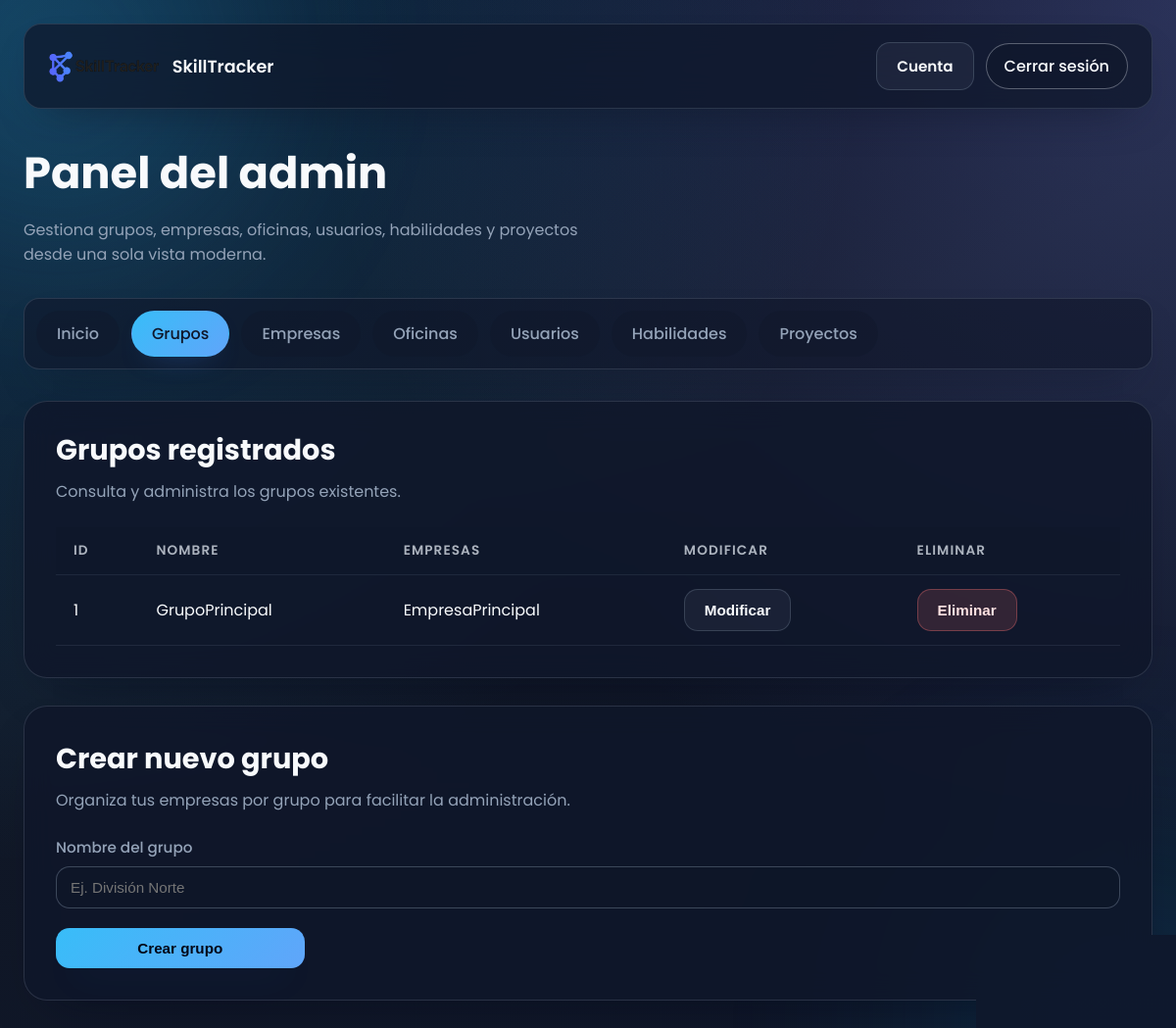
The app's page /dashboard_admin.php?tab=grupos (signed in) with its own data.
### tables this page shows
CREATE TABLE grupos (
  id INT AUTO_INCREMENT PRIMARY KEY,
  nombre VARCHAR(255) NOT NULL UNIQUE
);

### Web/dashboard_admin.php (the view, shortened to what this page needs)
<?php
require_once 'db.php';
$grupos = $pdo->query(
  "SELECT g.*, GROUP_CONCAT(e.nombre ORDER BY e.id ASC SEPARATOR ', ') AS empresas
   FROM grupos g
   LEFT JOIN empresas e ON e.grupo_id = g.id
   GROUP BY g.id
   ORDER BY g.id ASC"
)->fetchAll();
$empresas = $pdo->query(
  "SELECT empresas.*, grupos.nombre AS grupo_nombre
   FROM empresas
   LEFT JOIN grupos ON empresas.grupo_id = grupos.id
   ORDER BY empresas.id ASC"
)->fetchAll();
$oficinas = $pdo->query(
  "SELECT o.id, o.nombre, o.ciudad, e.nombre AS empresa_nombre
   FROM oficinas o
   JOIN empresas e ON o.empresa_id = e.id
   ORDER BY o.id ASC"
)->fetchAll();
$usuarios = $pdo->query("
  SELECT u.*, e.nombre AS empresa, o.nombre AS oficina, o.ciudad AS oficina_ciudad, g.nombre AS grupo
  FROM usuarios u
  LEFT JOIN empresas e ON u.empresa_id = e.id
  LEFT JOIN oficinas o ON u.oficina_id = o.id
  LEFT JOIN grupos g ON e.grupo_id = g.id
ORDER BY id ASC")->fetchAll();
$habilidades = $pdo->query("SELECT * FROM habilidades ORDER BY id ASC")->fetchAll();
$tab = $_GET['tab'] ?? 'inicio';
?>
<!DOCTYPE html>
<html lang="es">
<head>
  <link rel="stylesheet" href="/css/dashboard.css">
</head>
<body class="dashboard-body">
  <div class="top-bar">
    <div class="top-bar-brand">
      <img src="/images/SkillTrackerLogo.png" alt="Logo SkillTracker">
      <span>SkillTracker</span>
    </div>
    <div class="top-bar-actions">
      <a href="cuenta.php" class="ghost-button">Cuenta</a>
      <a href="logout.php" class="logout-button">Cerrar sesión</a>
    </div>
  </div>
  <main class="main-content">
    <header class="page-header">
      <h1>Panel del admin</h1>
      <p>Gestiona grupos, empresas, oficinas, usuarios, habilidades y proyectos desde una sola vista moderna.</p>
    </header>
    <nav class="tabs" aria-label="Secciones del panel">
      <a href="?tab=inicio" class="tab-link <?= $tab === 'inicio' ? 'active' : '' ?>">Inicio</a>
      <a href="?tab=grupos" class="tab-link <?= $tab === 'grupos' ? 'active' : '' ?>">Grupos</a>
      <a href="?tab=empresas" class="tab-link <?= $tab === 'empresas' ? 'active' : '' ?>">Empresas</a>
      <a href="?tab=oficinas" class="tab-link <?= $tab === 'oficinas' ? 'active' : '' ?>">Oficinas</a>
      <a href="?tab=usuarios" class="tab-link <?= $tab === 'usuarios' ? 'active' : '' ?>">Usuarios</a>
      <a href="?tab=habilidades" class="tab-link <?= $tab === 'habilidades' ? 'active' : '' ?>">Habilidades</a>
      <a href="?tab=proyectos" class="tab-link <?= $tab === 'proyectos' ? 'active' : '' ?>">Proyectos</a>
    </nav>
    <div class="tab-content">
      <?php if ($tab === 'inicio'): ?>
        <section class="panel-section">
          <div class="card table-card">
            <div class="section-heading">
              <h2>Resumen general</h2>
              <p>Consulta la cantidad de registros en cada módulo principal.</p>
            </div>
            <div class="table-wrapper">
              <table class="data-table">
                <thead>
                  <tr>
                    <th>Entidad</th>
                    <th>Total registrados</th>
                  </tr>
                </thead>
                <tbody>
                  <tr>
                    <td>Grupos</td>
                    <td><?= count($grupos) ?></td>
                  </tr>
                  <tr>
                    <td>Empresas</td>
                    <td><?= count($empresas) ?></td>
                  </tr>
                  <tr>
                    <td>Oficinas</td>
                    <td><?= count($oficinas) ?></td>
                  </tr>
                  <tr>
                    <td>Usuarios</td>
                    <td><?= count($usuarios) ?></td>
                  </tr>
                  <tr>
                    <td>Habilidades</td>
                    <td><?= count($habilidades) ?></td>
                  </tr>
                </tbody>
              </table>
            </div>
          </div>
        </section>
      <?php elseif ($tab === 'grupos'): ?>
        <section class="panel-section">
          <div class="card table-card">
            <div class="section-heading">
              <h2>Grupos registrados</h2>
              <p>Consulta y administra los grupos existentes.</p>
            </div>
            <div class="table-wrapper">
              <table class="data-table">
                <thead>
                  <tr><th>ID</th><th>Nombre</th><th>Empresas</th><th>Modificar</th><th>Eliminar</th></tr>
                </thead>
                <tbody>
                  <?php foreach ($grupos as $g): ?>
                    <tr>
                      <td><?= htmlspecialchars($g['id']) ?></td>
                      <td><?= htmlspecialchars($g['nombre']) ?></td>
                      <td><?= htmlspecialchars($g['empresas']) ?></td>
                      <td>
                        <form method="GET" action="dashboard_admin.php" class="inline-form">
                          <button type="submit" class="ghost-button">Modificar</button>
                        </form>
                      </td>
                      <td>
                        <form action="grupos.php" method="POST" class="inline-form" onsubmit="return confirm('¿Borrar grupo?');">
                          <button type="submit" class="danger-button">Eliminar</button>
                        </form>
                      </td>
                    </tr>
                  <?php endforeach; ?>
                </tbody>
              </table>
            </div>
          </div>
        </section>
        <section class="panel-section">
          <div class="card form-card">
            <div class="section-heading">
              <h2>Crear nuevo grupo</h2>
              <p>Organiza tus empresas por grupo para facilitar la administración.</p>
            </div>
            <form action="grupos.php" method="POST" class="form-grid">
              <div class="form-field full-width">
                <label for="nombre_grupo">Nombre del grupo</label>
                <input type="text" id="nombre_grupo" name="nombre_grupo" required placeholder="Ej. División Norte">
              </div>
              <button type="submit" class="primary-button">Crear grupo</button>
            </form>
          </div>
        </section>
      <?php elseif ($tab === 'proyectos'): ?>
        <?php if (isset($_GET['edit_proyecto_id'])):
              $stmt = $pdo->prepare("SELECT * FROM proyectos WHERE id = ?");
              $stmt->execute([(int)$_GET['edit_proyecto_id']]);
              $proyectoEditar = $stmt->fetch();
              if ($proyectoEditar):
                $stmtParticipantes = $pdo->prepare("SELECT usuario_id FROM proyecto_usuario WHERE proyecto_id = ?");
                $stmtParticipantes->execute([$proyectoEditar['id']]);
                $participantesSeleccionados = array_column($stmtParticipantes->fetchAll(), 'usuario_id');
        ?>
          <section class="panel-section">
            <div class="card form-card">
              <div class="section-heading">
                <h3>Editar proyecto</h3>
                <p>Actualiza la información y los participantes del proyecto.</p>
              </div>
              <form action="crear_proyecto.php" method="POST" class="form-grid">
                <input type="hidden" name="actualizar_proyecto_id" value="<?= $proyectoEditar['id'] ?>">
                <div class="form-field full-width">
                  <label for="nombre_proyecto_edit">Nombre</label>
                  <input type="text" id="nombre_proyecto_edit" name="nombre_proyecto" required value="<?= htmlspecialchars($proyectoEditar['nombre']) ?>">
                </div>
                <div class="form-field full-width">
                  <label for="descripcion_proyecto_edit">Descripción</label>
                  <textarea id="descripcion_proyecto_edit" name="descripcion" rows="3"><?= htmlspecialchars($proyectoEditar['descripcion']) ?></textarea>
                </div>
                <div class="form-field">
                  <label for="estado_proyecto_edit">Estado</label>
                  <select id="estado_proyecto_edit" name="estado">
                    <option value="No iniciado" <?= $proyectoEditar['estado']==='No iniciado' ? 'selected' : '' ?>>No iniciado</option>
                    <option value="En progreso" <?= $proyectoEditar['estado']==='En progreso' ? 'selected' : '' ?>>En progreso</option>
                    <option value="Completado" <?= $proyectoEditar['estado']==='Completado' ? 'selected' : '' ?>>Completado</option>
                  </select>
                </div>
                <div class="form-field full-width">
                  <label for="participantes_edit">Participantes</label>
                  <select id="participantes_edit" name="usuarios_seleccionados[]" multiple size="5">
                    <?php foreach ($usuarios as $u): ?>
                      <option value="<?= $u['id'] ?>" <?= in_array($u['id'], $participantesSeleccionados) ? 'selected' : '' ?>><?= htmlspecialchars($u['nombre'] . ' ' . $u['apellido_paterno']) ?> - <?= htmlspecialchars($u['empresa']) ?></option>
                    <?php endforeach; ?>
                  </select>
                </div>
                <div class="form-actions">
                  <button type="submit" class="primary-button">Guardar cambios</button>
                  <a href="dashboard_admin.php?tab=proyectos" class="ghost-link">Cancelar</a>
                </div>
              </form>
            </div>
          </section>
        <?php endif; endif; endif; ?>
    </div>
  </main>
</body>
</html>

### records on screen
grupos: id "1", nombre "GrupoPrincipal", empresas "EmpresaPrincipal"
